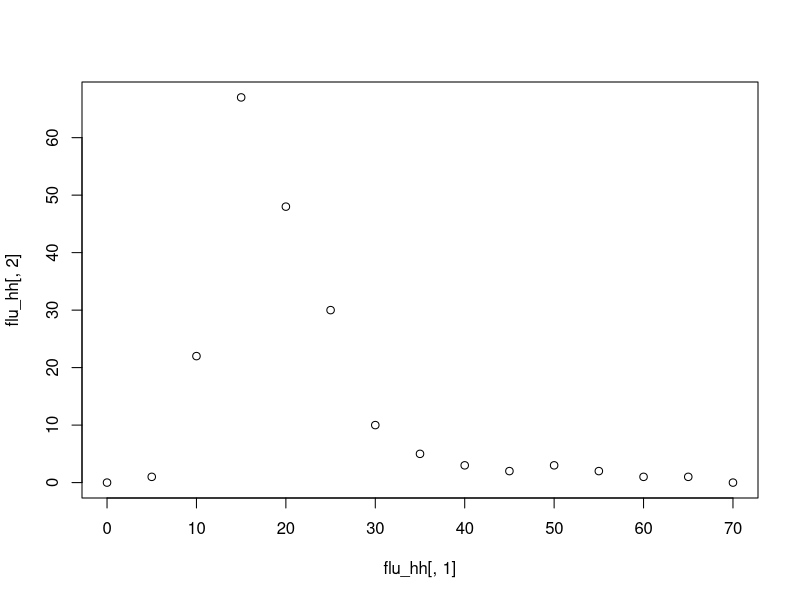
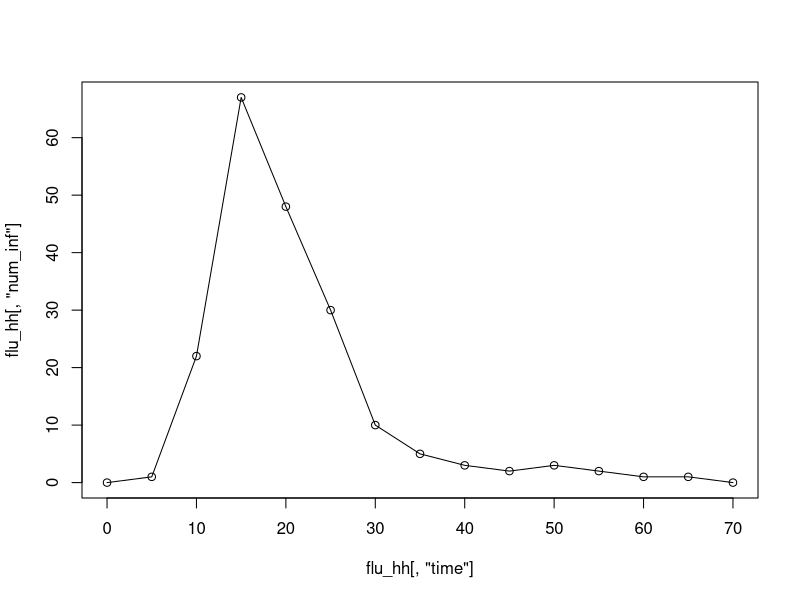
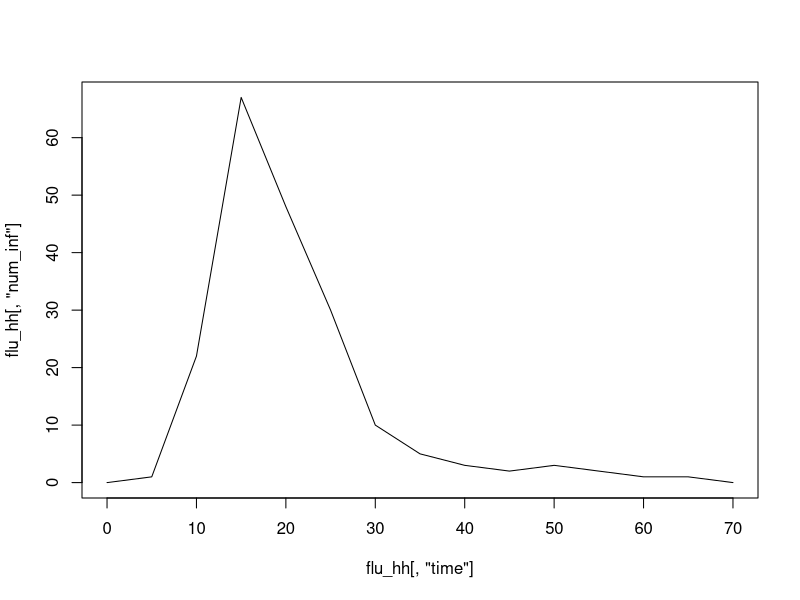
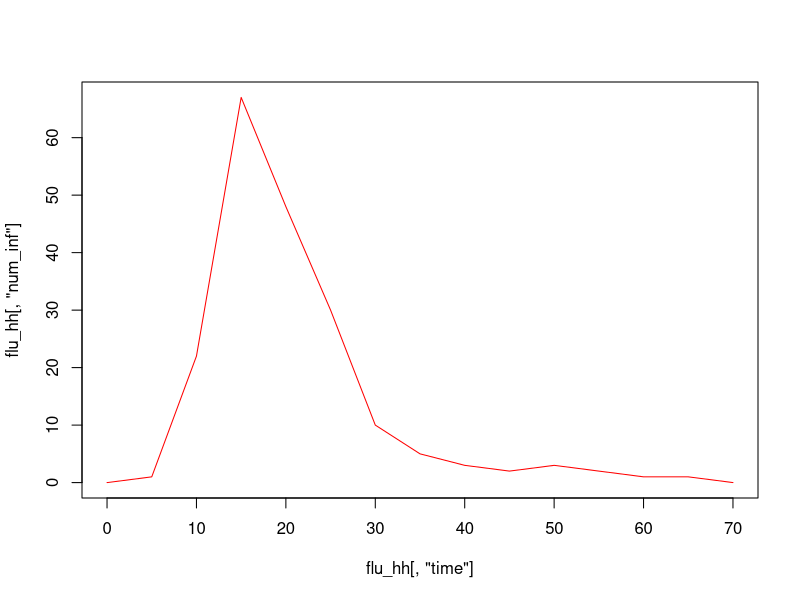
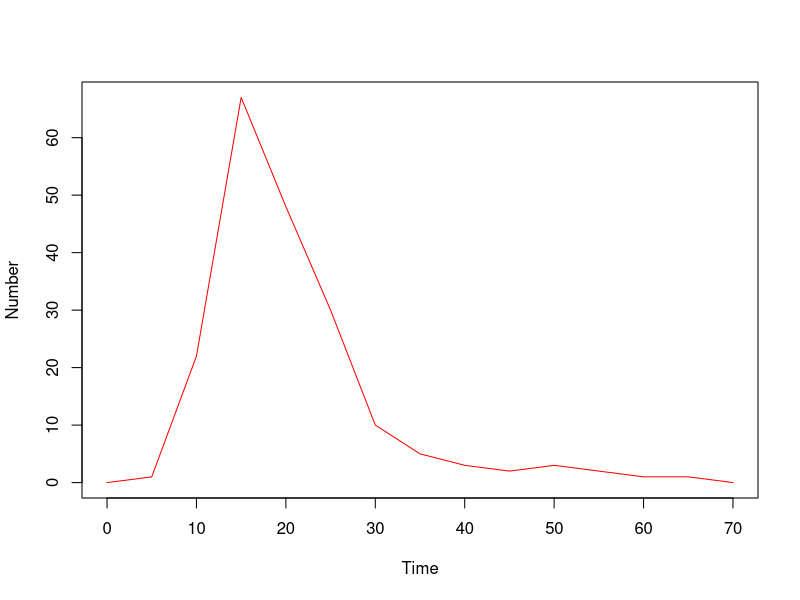
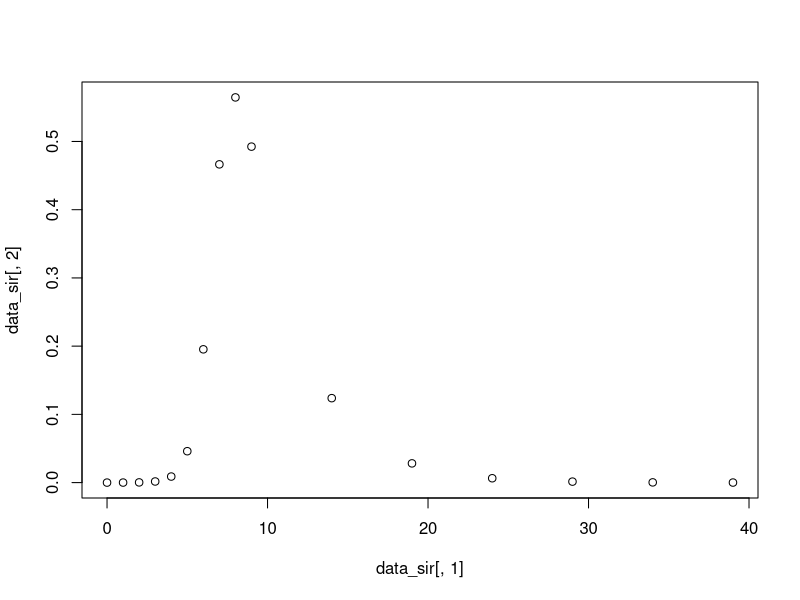

Generate these figures, in order, with R:
## Source Material
#https://sbfnk.github.io/modelling/intro_to_r_gk.html
#reading in data from csv files
mydata<- read.table("data.csv",header=TRUE, sep = ",")
mydata
#the data.sv file contains information about flu in Hammersmith hospita;
#using the read.csv function
flu_hh<-read.csv("data.csv")
flu_hh
#getting dataframe dimensions
dim(flu_hh)
head(flu_hh)
tail(flu_hh)
#accessing data in dataframes
flu_hh[,1] #first column
#using $and column name
flu_hh$num_inf
#getting column names
colnames(flu_hh)
#time for infection is the first column, so,
times<- flu_hh[,1]
times
#subseeting time for the second value
times[2]
##find the maximum time value
max_time<-max(times)
#now find what was the time in which number of flu cases was maximum
time_flu_max<- 
flu_hh[which(flu_hh[,"num_inf"]==max(flu_hh$num_inf)),"time"]
time_flu_max
###adding a column to dataframes
sum<-sum(flu_hh[,"num_inf"])
sum
#now adding a percentage column to flu numbers
flu_hh$perc <- 100*flu_hh$num_inf/sum
flu_hh$perc
#### Plotting functions
#using the in-built plot functions
plot(flu_hh[,1],flu_hh[,2])
#adding labels
plot(flu_hh[,"time"],flu_hh[,"num_inf"])
#adding lines to the points in the plot
lines(flu_hh[,"time"],flu_hh[,"num_inf"])
##only lines to make a plot
plot(flu_hh[,"time"],flu_hh[,"num_inf"],type ="l")
#changing color of the line to red from black
plot(flu_hh[,"time"],flu_hh[,"num_inf"],type ="l",col ="red")
##adding X and Y labels
plot(flu_hh[,"time"],flu_hh[,"num_inf"],type ="l",
     col = "red",xlab = "Time",ylab = "Number")
##conditionals: in-built functions to compare elements in R
#which gives me index of values that match a condition
which(flu_hh$time>60)
#if want to search for just values across different columns
which(flu_hh>60, arr.ind = TRUE)
#if else conditionals
if(any(flu_hh$num_inf<0)){
  print("Error: negative numbers")
}
#for loops
for (i in 1:10) {
  print(2*i)
}
## writing my own functions
#syntax : name_of_function<-function(inputs){
# code
#}
#### Solving for ordinary differential equations
#installing package
install.packages("deSolve")
#loading package into library
library(deSolve)
#help for ode fuction
?ode
## We are using odes to model SIR outbreak
data_sir <- read.csv("data_sir.csv")
##plotting the SIR outbreak data
dim(data_sir)
names(data_sir)
##plot
plot(data_sir[,1],data_sir[,2])
###Now creating parameters for ODE
init<- c(S=0,I=0,R=0) # initial vector
init
# Now expanding this vector to 100,00 where one is I(infected) and rest are susceptible(S)
populn = 100000
init[1] = 99999
init[2] =1
##getting the time points
times <- seq(0,40,by =1 )
### Now the function for ODE
sir<- function(time,state,parameters) {
  with(as.list(c(state,parameters)),{
    dS = -beta * S * I #change in S
    dI= beta * S * I - gamma * I
    dR = gamma * I
    return(list(c(dS,dI,dR)))
    
    })
}
## writing parameters
parameters <- c(beta = 2/1e+05, gamma = 0.5)
# init
init <- c(S = 1e+05 -1 , I =1 , R =0)
#Now running ODE
out<- ode(y = init, func = sir, times = times, parms = parameters)
head(out)


for(i in 1:populn){
   init[]
}
